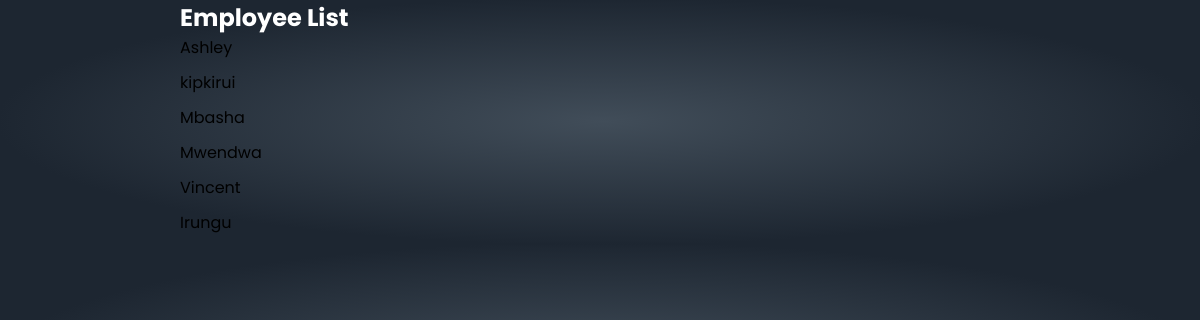
/employee_list, run on an earlier commit of the app's database.
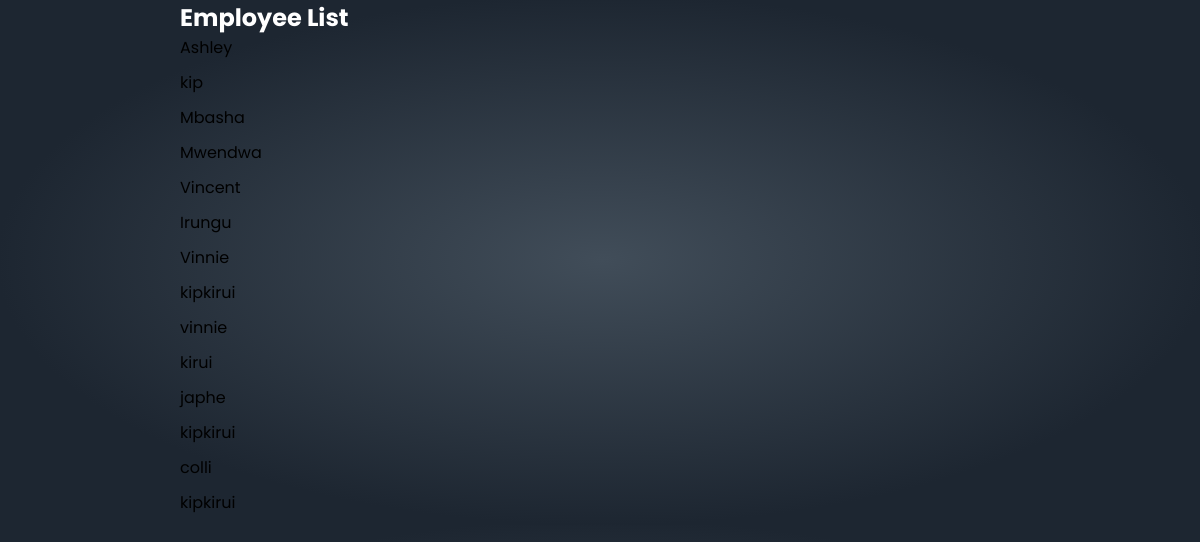
And on a later commit of the database.
### Employee/models.py (models this page shows, shortened)
class Employee(models.Model):
    employee_id = models.AutoField(primary_key=True)
    firstname = models.CharField(max_length=100)
    lastname = models.CharField(max_length=100)
    email  = models.EmailField(max_length=100, default='')
    username = models.CharField(max_length=255, unique=True, default='employee')
    phonenumber = models.IntegerField()
    role = models.CharField(max_length=100)
    temporary_password = models.CharField(max_length=100)

### Employee/views.py (the view)
# urls.py: path('employee_list',views.employee_list, name = 'employee_list'),
def employee_list(request):
    employees = Employee.objects.all()
    return render(request, 'Employee/partials/employee_list.html', {'employees': employees})

### templates/Employee/partials/employee_list.html (shortened to what this page needs)
{% load static %}
<!DOCTYPE html>
<html>
<head>
    {% load static %}
<link rel="stylesheet" type="text/css" href="{% static 'Employee/css/style.css' %}">
{% load static %}
	<link rel="stylesheet" type="text/css" href="css/style.css">
	<link rel="stylesheet" href="https://cdn.jsdelivr.net/npm/boxicons@latest/css/boxicons.min.css">
	<link rel="stylesheet" href="https://unpkg.com/boxicons@latest/css/boxicons.min.css">
</head>
<body>
	<section class="home">
<h1>Employee List</h1>
    <ul>
        {% for employee in employees %}
          <li>{{ employee.firstname }}</li>
		  <li>{{ employee.lastname }}</li>
        {% endfor %}
      </ul>
</section>
</body>
</html>

### static/Employee/css/style.css (style rules this page uses)
* { padding: 0; margin: 0; box-sizing: border-box; font-family: 'Poppins', sans-serif; text-decoration: none; list-style: none; }
:root { --bg-color: #101113; --text-color: #fff; --main-color: #34e7f8; --other-color: #fcfcfc; --h1-font: 6rem; --p-font: 1rem; }
body { background: radial-gradient(50.53% 50.53% at 50.23% 49.47%, #414d59 0%, #1d2631 100%); color: var(--text-color); }
section { padding: 0 15%; }
ul { list-style: none; color: #000; }
ul li { margin-bottom: 10px; }

What changed in the data, as far as the page shows it:
changed Employee "Ashley": lastname "kipkirui" → "kip"
added Employee: firstname "Vinnie", lastname "kipkirui"
added Employee: firstname "vinnie", lastname "kirui"
added Employee: firstname "japhe", lastname "kipkirui"
added Employee: firstname "colli", lastname "kipkirui"
